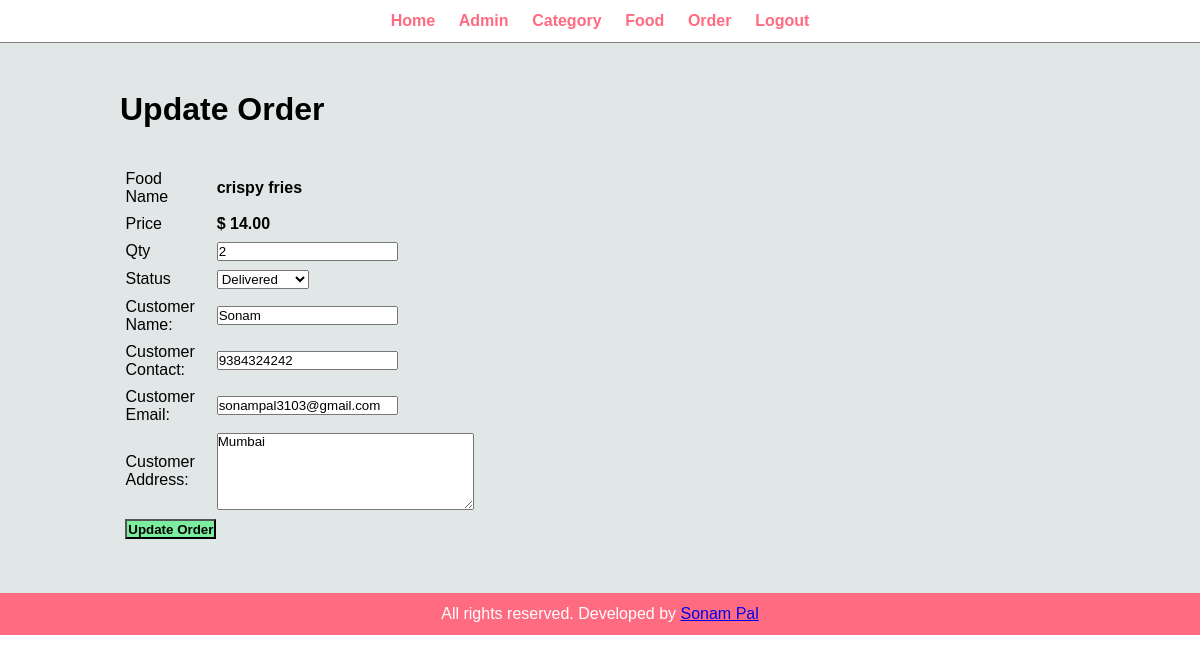
/admin/update-order.php?id=3 (signed in), run on the app's committed database.
### tables this page shows
CREATE TABLE `tbl_order` (
  `id` int(10) UNSIGNED NOT NULL,
  `food` varchar(150) NOT NULL,
  `price` decimal(10,2) NOT NULL,
  `qty` int(11) NOT NULL,
  `total` decimal(10,2) NOT NULL,
  `order_date` datetime NOT NULL,
  `status` varchar(50) NOT NULL,
  `customer_name` varchar(150) NOT NULL,
  `customer_contact` varchar(20) NOT NULL,
  `customer_email` varchar(150) NOT NULL,
  `customer_address` varchar(255) NOT NULL
);

### admin/update-order.php (the view, shortened to what this page needs)
<?php include('partials/menu.php'); ?>
<div class="main-content">
    <div class="wrapper">
        <h1>Update Order</h1>
        <br><br>
        <?php
            if(isset($_GET['id']))
            {
                $id=$_GET['id'];
                $sql = "SELECT * FROM tbl_order WHERE id=$id";
                $res = mysqli_query($conn, $sql);
                $count = mysqli_num_rows($res);
                if($count==1)
                {
                    $row=mysqli_fetch_assoc($res);
                    $food = $row['food'];
                    $price = $row['price'];
                    $qty = $row['qty'];
                    $status = $row['status'];
                    $customer_name = $row['customer_name'];
                    $customer_contact = $row['customer_contact'];
                    $customer_email = $row['customer_email'];
                    $customer_address= $row['customer_address'];
                }
                else
                {
                    header('location:'.SITEURL.'admin/manage-order.php');
                }
            }
            else
            {
                header('location:'.SITEURL.'admin/manage-order.php');
            }
        ?>
        <form action="" method="POST">
            <table class="tbl-30">
                <tr>
                    <td>Food Name</td>
                    <td><b> <?php echo $food; ?> </b></td>
                </tr>
                <tr>
                    <td>Price</td>
                    <td>
                        <b> $ <?php echo $price; ?></b>
                    </td>
                </tr>
                <tr>
                    <td>Qty</td>
                    <td>
                        <input type="number" name="qty" value="<?php echo $qty; ?>">
                    </td>
                </tr>
                <tr>
                    <td>Status</td>
                    <td>
                        <select name="status">
                            <option <?php if($status=="Delivered"){echo "selected";} ?> value="Delivered">Delivered</option>
                        </select>
                    </td>
                </tr>
                <tr>
                    <td>Customer Name: </td>
                    <td>
                        <input type="text" name="customer_name" value="<?php echo $customer_name; ?>">
                    </td>
                </tr>
                <tr>
                    <td>Customer Contact: </td>
                    <td>
                        <input type="text" name="customer_contact" value="<?php echo $customer_contact; ?>">
                    </td>
                </tr>
                <tr>
                    <td>Customer Email: </td>
                    <td>
                        <input type="text" name="customer_email" value="<?php echo $customer_email; ?>">
                    </td>
                </tr>
                <tr>
                    <td>Customer Address: </td>
                    <td>
                        <textarea name="customer_address" cols="30" rows="5"><?php echo $customer_address; ?></textarea>
                    </td>
                </tr>
                <tr>
                    <td clospan="2">
                        <input type="submit" name="submit" value="Update Order" class="btn-secondary">
                    </td>
                </tr>
            </table>
        </form>
    </div>
</div>
<?php include('partials/footer.php'); ?>

### css/admin.css (style rules this page uses)
* { margin: 0 0; padding: 0 0; font-family: Arial, Helvetica, sans-serif; }
.wrapper { padding:1%; width:80%; margin:0 auto; }
table tr td { padding:1%; }
.btn-secondary { background-color: #7bed9f; padding:1%; color:black; text-decoration: none; font-weight: bold; }
.tbl-30 { width:30%; }
.main-content { background-color: rgb(225, 230, 230); padding:3% 0; }

### data on the page
tbl_order: food "crispy fries", price "14.00", qty "2", status "Delivered", customer_name "Sonam", customer_contact "9384324242", customer_email "sonampal3103@gmail.com", customer_address "Mumbai"
